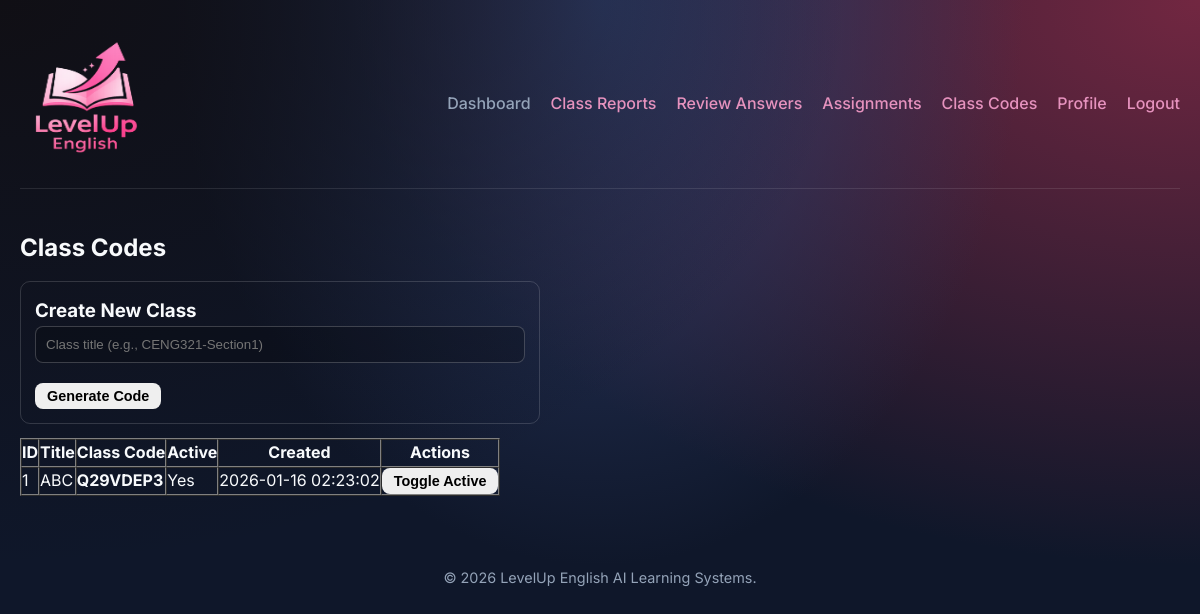
/instructor/class_codes.php (signed in), run on the app's committed database.
### tables this page shows
CREATE TABLE `classes` (
  `id` int(11) NOT NULL,
  `instructor_id` int(11) NOT NULL,
  `title` varchar(160) NOT NULL,
  `class_code` char(8) NOT NULL,
  `is_active` tinyint(1) NOT NULL DEFAULT 1,
  `created_at` timestamp NOT NULL DEFAULT current_timestamp()
);

### instructor/class_codes.php (the view, shortened to what this page needs)
<?php
require_once __DIR__ . "/../config/db.php";
require_once __DIR__ . "/../includes/header.php";
$userId = (int)($_SESSION["user"]["id"] ?? 0);
$stmt = $pdo->prepare("SELECT id, title, class_code, is_active, created_at
                       FROM classes
                       WHERE instructor_id=?
                       ORDER BY id DESC");
$stmt->execute([$userId]);
$classes = $stmt->fetchAll(PDO::FETCH_ASSOC);
?>
<h2>Class Codes</h2>
<div style="margin: 14px 0; padding: 14px; border: 1px solid rgba(255,255,255,0.15); border-radius: 10px; max-width: 520px;">
  <h3 style="margin-top:0;">Create New Class</h3>
  <form method="post">
    <input type="text" name="title" placeholder="Class title (e.g., CENG321-Section1)" required
           style="width: 100%; padding: 10px; border-radius: 8px; border: 1px solid rgba(255,255,255,0.2); background: rgba(0,0,0,0.2); color: #fff;">
    <div style="margin-top: 10px;">
      <button class="btn btn-sm" type="submit" name="create_class">Generate Code</button>
    </div>
  </form>
</div>
<table border="1" cellpadding="8" cellspacing="0" style="margin-top:12px;">
  <tr>
    <th>ID</th>
    <th>Title</th>
    <th>Class Code</th>
    <th>Active</th>
    <th>Created</th>
    <th>Actions</th>
  </tr>
  <?php foreach ($classes as $c): ?>
    <tr>
      <td><?= (int)$c["id"] ?></td>
      <td><?= htmlspecialchars($c["title"] ?? "") ?></td>
      <td><b><?= htmlspecialchars($c["class_code"] ?? "") ?></b></td>
      <td><?= ((int)$c["is_active"] === 1) ? "Yes" : "No" ?></td>
      <td><?= htmlspecialchars($c["created_at"] ?? "") ?></td>
      <td>
        <form method="post" style="display:inline;">
          <button class="btn btn-sm" type="submit" name="toggle_active">
            Toggle Active
          </button>
        </form>
      </td>
    </tr>
  <?php endforeach; ?>
</table>
<?php require_once __DIR__ . "/../includes/footer.php"; ?>

### assets/style.css (style rules this page uses)
:root { --bg-color: #0f172a; --card-bg: rgba(30, 41, 59, 0.7); --primary-color: #6366f1; --secondary-color: #a855f7; --accent-color: #38bdf8; --text-color: #f8fafc; --text-muted: #94a3b8; --success: #22c55e; --warning: #eab308; --danger: #ef4444; --border-color: rgba(255, 255, 255, 0.1); --glass-shadow: 0 8px 32px 0 rgba(0, 0, 0, 0.37); --font-main: 'Inter', sans-serif; }
* { margin: 0; padding: 0; box-sizing: border-box; }
body { font-family: var(--font-main); background-color: var(--bg-color); color: var(--text-color); background-image: radial-gradient(at 0% 0%, hsla(253, 16%, 7%, 1) 0, transparent 50%), radial-gradient(at 50% 0%, hsla(225, 39%, 30%, 1) 0, transparent 50%), radial-gradient(at 100% 0%, hsla(339, 49%, 30%, 1) 0, transparent 50%); min-height: 100vh; line-height: 1.6; animation: fadeIn 0.8s ease-out; }
.btn { display: inline-block; padding: 10px 20px; border-radius: 8px; font-weight: 600; cursor: pointer; border: none; transition: transform 0.2s, box-shadow 0.2s; }
.btn-sm { padding: 5px 10px; font-size: 0.85rem; }
input[type="text"], input[type="date"], select { width: 100%; padding: 10px; background: rgba(0, 0, 0, 0.2); border: 1px solid var(--border-color); border-radius: 8px; color: var(--text-color); margin-bottom: 10px; }
.btn-sm { padding:6px 12px; font-size:0.9rem; line-height:1; }

### data on the page
classes: id "1", title "ABC", class_code "Q29VDEP3", is_active "Yes", created_at "2026-01-16 02:23:02"
